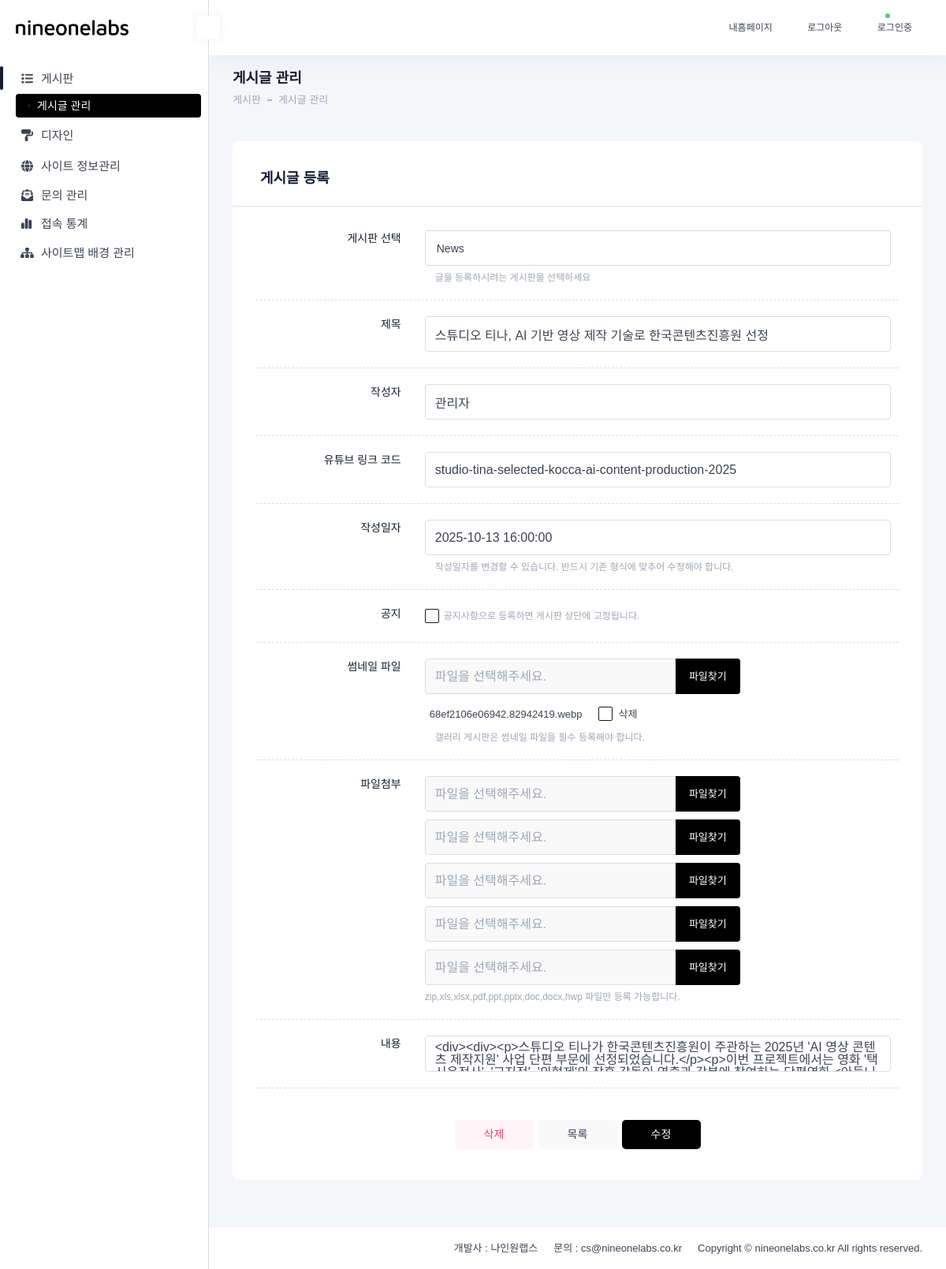
Page /admin/pages/board/board.view.php?no=150 (signed in) on the earlier database version.
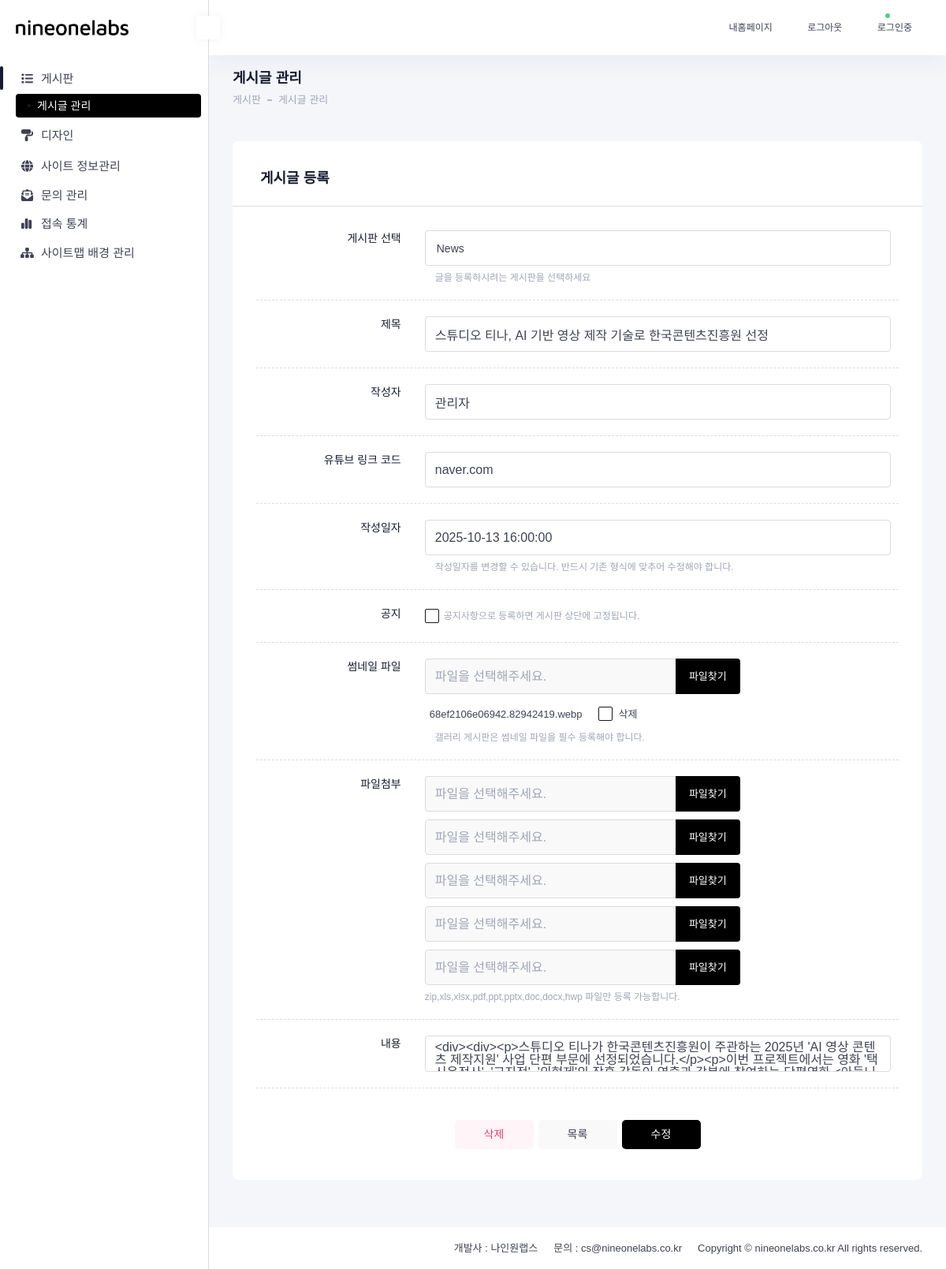
Same page on the later database version.
### tables this page shows
CREATE TABLE `nb_board` (
  `no` int NOT NULL,
  `sitekey` varchar(6) NOT NULL COMMENT '사이트 유니크 키',
  `board_no` int NOT NULL COMMENT '게시판 고유번호',
  `user_no` int NOT NULL DEFAULT '0' COMMENT '회원 고유번호',
  `category_no` int NOT NULL DEFAULT '0' COMMENT '게시판 카테고리 번호',
  `comment_cnt` int NOT NULL DEFAULT '0' COMMENT '등록된 댓글수',
  `title` varchar(200) NOT NULL COMMENT '제목',
  `contents` text NOT NULL COMMENT '내용',
  `regdate` datetime DEFAULT NULL COMMENT '등록일',
  `read_cnt` int NOT NULL DEFAULT '0' COMMENT '조회수',
  `thumb_image` varchar(125) DEFAULT NULL COMMENT '썸네일 이미지(게시판에 따라 필요한 경우)',
  `is_admin_writed` enum('N','Y') NOT NULL DEFAULT 'N' COMMENT '관리자작성 여부',
  `is_notice` enum('N','Y') NOT NULL DEFAULT 'N' COMMENT '공지여부',
  `is_secret` enum('N','Y') NOT NULL DEFAULT 'N' COMMENT '비밀글여부',
  `secret_pwd` varchar(64) DEFAULT NULL COMMENT '비밀글 비밀번호',
  `write_name` varchar(25) DEFAULT NULL COMMENT '작성자',
  `isFile` enum('N','Y') NOT NULL DEFAULT 'N' COMMENT '첨부파일이 있는지 여부',
  `file_attach_1` varchar(125) DEFAULT NULL COMMENT '파일첨부',
  `file_attach_origin_1` varchar(125) DEFAULT NULL COMMENT '원래 파일명',
  `file_attach_2` varchar(125) DEFAULT NULL,
  `file_attach_origin_2` varchar(125) DEFAULT NULL,
  `file_attach_3` varchar(125) DEFAULT NULL,
  `file_attach_origin_3` varchar(125) DEFAULT NULL,
  `file_attach_4` varchar(125) DEFAULT NULL,
  `file_attach_origin_4` varchar(125) DEFAULT NULL,
  `file_attach_5` varchar(125) DEFAULT NULL,
  `file_attach_origin_5` varchar(125) DEFAULT NULL,
  `is_admin_comment_yn` enum('N','Y') NOT NULL DEFAULT 'N' COMMENT '관리자가 댓글 달았는지 여부 ',
  `direct_url` varchar(255) DEFAULT NULL COMMENT '바로연결할 URL',
  `extra1` varchar(50) DEFAULT NULL,
  `extra2` varchar(50) DEFAULT NULL,
  `extra3` varchar(50) DEFAULT NULL,
  `extra4` varchar(50) DEFAULT NULL,
  `extra5` varchar(50) DEFAULT NULL,
  `extra6` varchar(50) DEFAULT NULL,
  `extra7` varchar(50) DEFAULT NULL,
  `extra8` varchar(50) DEFAULT NULL,
  `extra9` varchar(50) DEFAULT NULL,
  `extra10` varchar(50) DEFAULT NULL,
  `extra11` varchar(50) DEFAULT NULL,
  `extra12` varchar(50) DEFAULT NULL,
  `extra13` varchar(50) DEFAULT NULL,
  `extra14` varchar(50) DEFAULT NULL,
  `extra15` varchar(50) DEFAULT NULL,
  `extra16` varchar(50) DEFAULT NULL,
  `extra17` varchar(50) DEFAULT NULL,
  `extra18` varchar(50) DEFAULT NULL,
  `extra19` varchar(50) DEFAULT NULL,
  `extra20` varchar(50) DEFAULT NULL,
  `extra21` varchar(50) DEFAULT NULL,
  `extra22` varchar(50) DEFAULT NULL,
  `extra23` varchar(50) DEFAULT NULL,
  `extra24` varchar(50) DEFAULT NULL,
  `extra25` varchar(50) DEFAULT NULL,
  `extra26` varchar(50) DEFAULT NULL,
  `extra27` varchar(50) DEFAULT NULL,
  `extra28` varchar(50) DEFAULT NULL,
  `extra29` varchar(50) DEFAULT NULL,
  `extra30` varchar(50) DEFAULT NULL,
  `sort_no` int NOT NULL DEFAULT '0'
);

### admin/pages/board/board.view.php (the view, shortened to what the rows shown need)
<?php
    $pdo = DB::getInstance();
    $no = $_REQUEST['no'] ?? null;
    $query = "SELECT a.* FROM nb_board a WHERE a.no = :no";
    $stmt = $pdo->prepare($query);
    $stmt->execute([':no' => $no]);
    $data = $stmt->fetch(PDO::FETCH_ASSOC);
    include_once "../../inc/admin.css.php";
?>
</head>
<body>
    <div class="no-wrap">
        <main class="no-app no-container">
            <?php include_once "../../inc/admin.drawer.php"; ?>
            <form id="frm" name="frm" method="post" enctype="multipart/form-data">
                <section class="no-content">
                    <div class="no-toolbar">
                        <div class="no-toolbar-container no-flex-stack">
                            <div class="no-page-indicator">
                                <h1 class="no-page-title">게시글 관리</h1>
                            </div>
                        </div>
                    </div>
                    <div class="no-toolbar-container">
                        <div class="no-card">
                            <div class="no-card-header no-card-header--detail">
                                <h2 class="no-card-title">게시글 등록</h2>
                            </div>
                            <div class="no-card-body no-admin-column no-admin-column--detail">
                                <div class="no-admin-block no-admin-pos">
                                    <div class="no-admin-content">
                                        <input type="text" name="title" id="title"
                                            value="<?= htmlspecialchars($data['title']) ?>" class="no-input--detail"
                                            placeholder="제목을 입력해주세요." />
                                    </div>
                                </div>
                                <div class="no-admin-block">
                                    <div class="no-admin-content">
                                        <input type="text" name="direct_url" id="direct_url"
                                            value="<?=$data['direct_url']?>" placeholder="링크 URL"
                                            class="no-input--detail" />
                                    </div>
                                </div>
                                <div class="no-admin-block no-admin-pos">
                                    <div class="no-admin-content">
                                        <input type="text" name="regdate" id="regdate"
                                            value="<?= htmlspecialchars($data['regdate']) ?>" class="no-input--detail"
                                            placeholder="작성일자를 입력해주세요." />
                                        <span class="no-admin-info">
                                            <i class="bx bxs-info-circle"></i>
                                            작성일자를 변경할 수 있습니다. 반드시 기존 형식에 맞추어 수정해야 합니다.
                                        </span>
                                    </div>
                                </div>
                                <div class="no-admin-block">
                                    <div class="no-admin-content">
                                        <?php if($data['thumb_image']){?>
                                        <div class="no-board-thumb">
                                            <a href="/inc/lib/board.file.download.php?no=<?=$data['no']?>&fld=thumb">
                                                <?=$data['thumb_image']?>
                                            </a>
                                            <label class="no-thumb-check">
                                                <div class="no-checkbox-form">
                                                    <span>
                                                    </span>
                                                </div>
                                                <span>삭제</span>
                                            </label>
                                        </div>
                                        <?php } ?>
                                    </div>
                                </div>
                                <?php $contents = htmlspecialchars_decode($data['contents']); ?>
                                <div class="no-admin-block">
                                    <div class="no-admin-content">
                                        <div class="no-admin-check">
                                            <textarea name="contents" id="contents"><?= $contents ?></textarea>
                                        </div>
                                    </div>
                                </div>
                            </div>
                        </div>
                    </div>
                </section>
            </form>
        </main>
        <?php include_once "../../inc/admin.footer.php"; ?>
</body>
</html>

Differences in the rows shown:
changed nb_board "68ef2106e06942.82942419.webp": direct_url "studio-tina-selected-kocca-ai-content-production-2025" → "naver.com"
